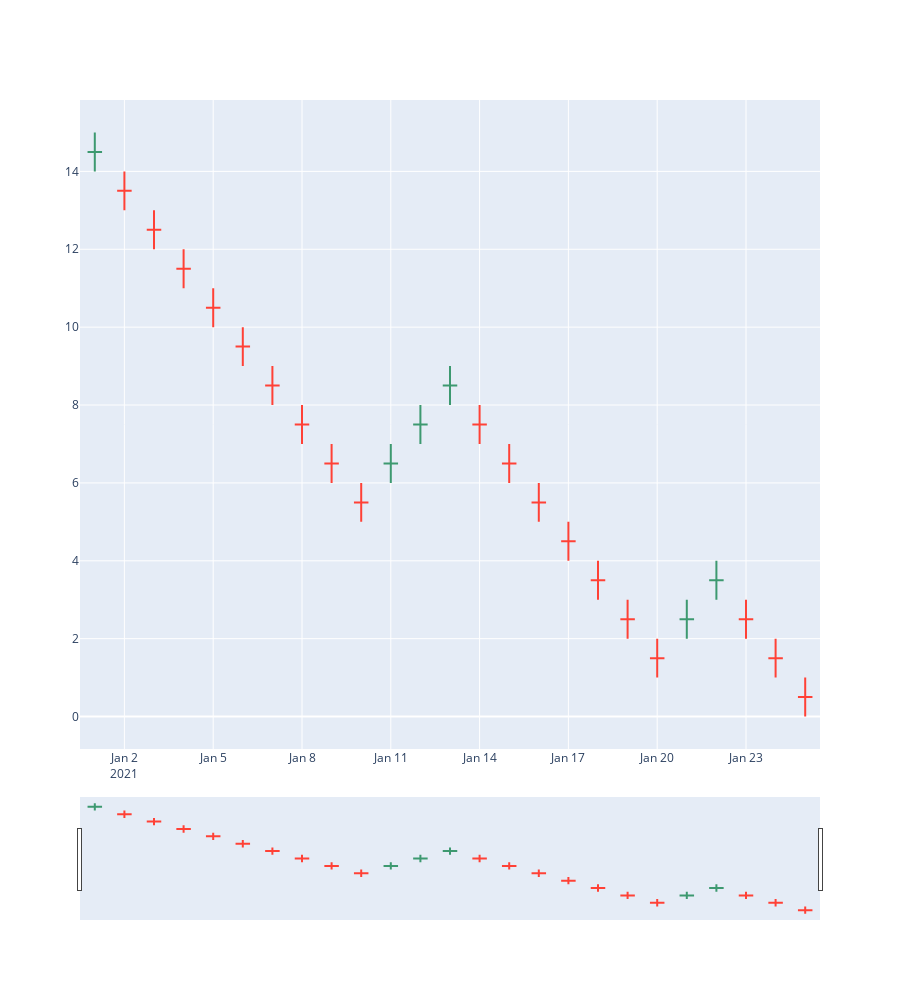

Here is the notebook cell this chart was saved with:
### Markdown cell above
## Define data for Short test

### Code cell
cur = 15
high_arr,cur = fall([], cur, 9)
high_arr,cur = grow(high_arr, cur, 3)
high_arr,cur = fall(high_arr, cur, 7)
high_arr,cur = grow(high_arr, cur, 2)
high_arr,cur = fall(high_arr, cur, 4)
        
# № | idx   |  ts   | pr H | pr L | Type  | W pr |
#---|-------|-------|------|------|-------|------|
# 0 | 00-09 | 01-10 | 15-6 | 14-5 | Short | 15-5 |
# 1 | 09-12 | 10-13 | 6-9  | 5-8  | Long  | 5-9  |
# 2 | 12-19 | 13-20 | 9-2  | 8-1  | Short | 9-1  |
# 3 | 19-21 | 20-22 | 2-4  | 1-3  | Long  | 1-4  |
# 4 | 21-24 | 22-25 | 4-1  | 3-0  | Short | 4-0  |

times = []
for day in range(len(high_arr)):
    times.append(pd.Timestamp(year=2021, month=1, day=day+1))

low_arr = [h-1 for h in high_arr]
mid_arr = []
for idx in range(len(low_arr)):
    mid_arr.append((high_arr[idx]+low_arr[idx])/2)
df_sh = pd.DataFrame(data={
    "O": mid_arr,
    "C":mid_arr,
    "H": high_arr,
    "L": low_arr},
    index=times)
candle_chart(df_sh).show()

### Figure 1 — Plotly figure (JSON) as saved in the notebook; plotly's stock layout.template omitted (floating-point values rounded to 4 significant figures)
{"data": [{"close": [14.5, 13.5, 12.5, 11.5, 10.5, 9.5, 8.5, 7.5, 6.5, 5.5, 6.5, 7.5, 8.5, 7.5, 6.5, 5.5, 4.5, 3.5, 2.5, 1.5, 2.5, 3.5, 2.5, 1.5, 0.5], "high": [15, 14, 13, 12, 11, 10, 9, 8, 7, 6, 7, 8, 9, 8, 7, 6, 5, 4, 3, 2, 3, 4, 3, 2, 1], "low": [14, 13, 12, 11, 10, 9, 8, 7, 6, 5, 6, 7, 8, 7, 6, 5, 4, 3, 2, 1, 2, 3, 2, 1, 0], "open": [14.5, 13.5, 12.5, 11.5, 10.5, 9.5, 8.5, 7.5, 6.5, 5.5, 6.5, 7.5, 8.5, 7.5, 6.5, 5.5, 4.5, 3.5, 2.5, 1.5, 2.5, 3.5, 2.5, 1.5, 0.5], "type": "candlestick", "x": ["2021-01-01T00:00:00", "2021-01-02T00:00:00", "2021-01-03T00:00:00", "2021-01-04T00:00:00", "2021-01-05T00:00:00", "2021-01-06T00:00:00", "2021-01-07T00:00:00", "2021-01-08T00:00:00", "2021-01-09T00:00:00", "2021-01-10T00:00:00", "2021-01-11T00:00:00", "2021-01-12T00:00:00", "2021-01-13T00:00:00", "2021-01-14T00:00:00", "2021-01-15T00:00:00", "2021-01-16T00:00:00", "2021-01-17T00:00:00", "2021-01-18T00:00:00", "2021-01-19T00:00:00", "2021-01-20T00:00:00", "2021-01-21T00:00:00", "2021-01-22T00:00:00", "2021-01-23T00:00:00", "2021-01-24T00:00:00", "2021-01-25T00:00:00"]}], "layout": {"height": 1000, "yaxis": {"fixedrange": false}}}
